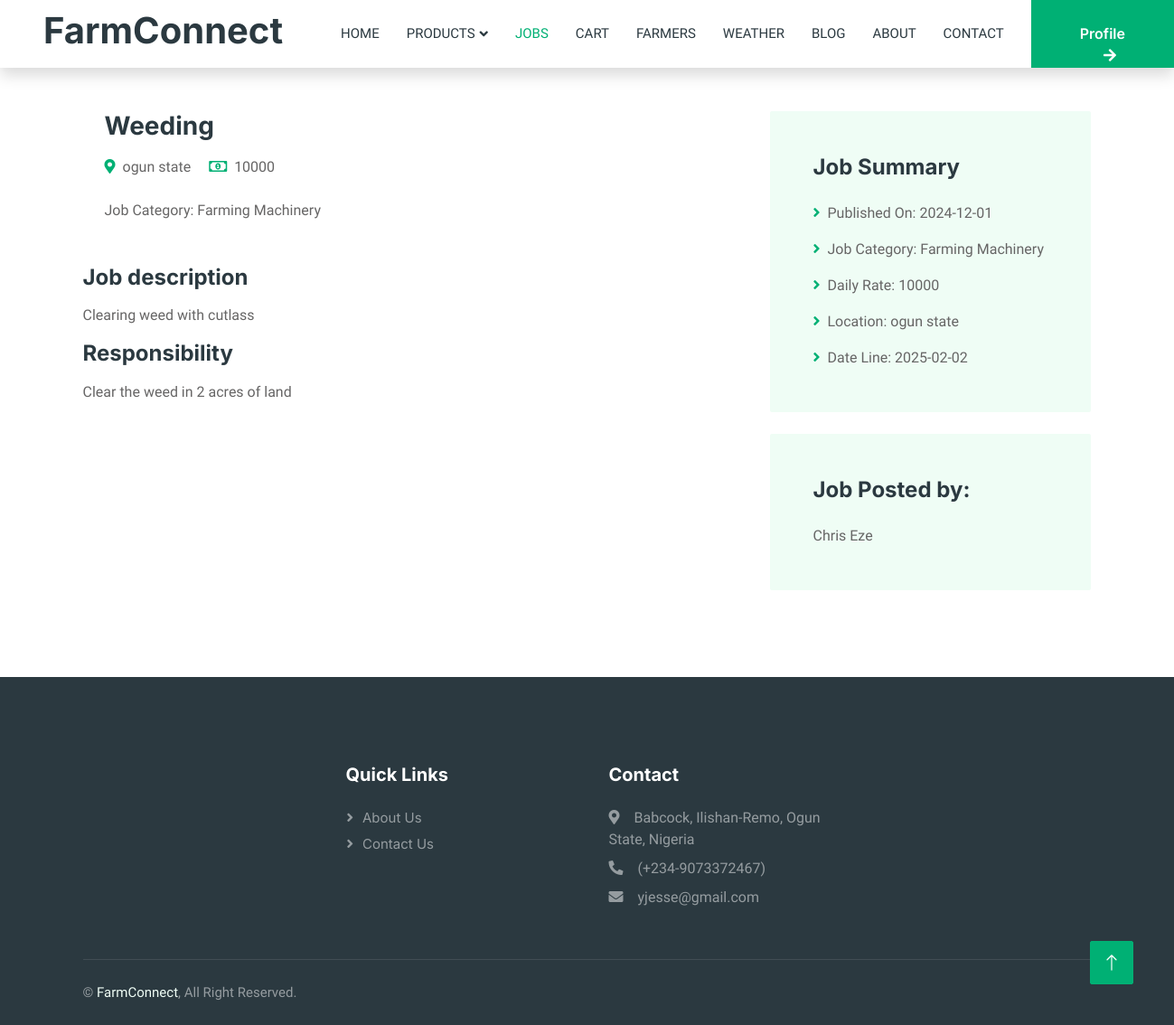
Page /job-detail-farmer.php?jobId=3 (signed in) on the committed database.
### tables this page shows
CREATE TABLE `jobs` (
  `jobId` int(11) NOT NULL,
  `farmerId` int(11) NOT NULL,
  `jobType` varchar(100) NOT NULL,
  `jobCategory` varchar(100) NOT NULL,
  `jobDescription` varchar(150) NOT NULL,
  `jobResponsibility` varchar(255) NOT NULL,
  `farmLocation` varchar(250) NOT NULL,
  `dailyRate` int(11) NOT NULL,
  `creationDate` date NOT NULL,
  `dateLine` date NOT NULL
);

CREATE TABLE `farmers` (
  `farmerId` int(11) NOT NULL,
  `firstName` varchar(50) NOT NULL,
  `lastName` varchar(50) NOT NULL,
  `phoneNumber` varchar(15) NOT NULL,
  `farmLocation` varchar(250) NOT NULL,
  `registrationDate` date NOT NULL,
  `accountNumber` varchar(20) NOT NULL,
  `accountName` varchar(100) NOT NULL,
  `bankName` varchar(100) NOT NULL,
  `DOB` date NOT NULL,
  `image` longblob NOT NULL,
  `password` varchar(255) NOT NULL,
  `email` varchar(100) NOT NULL,
  `role` varchar(50) NOT NULL
);

### job-detail-farmer.php (the view, shortened to what this page needs)
<?php
include 'connect.php';
?>
<!DOCTYPE html>
<html lang="en">
<head>
    <link href="https://cdnjs.cloudflare.com/ajax/libs/font-awesome/5.10.0/css/all.min.css" rel="stylesheet">
    <link href="https://cdn.jsdelivr.net/npm/bootstrap-icons@1.4.1/font/bootstrap-icons.css" rel="stylesheet">
    <link href="lib/animate/animate.min.css" rel="stylesheet">
    <link href="lib/owlcarousel/assets/owl.carousel.min.css" rel="stylesheet">
    <link href="css/bootstrap.min.css" rel="stylesheet">
    <link href="css/style.css" rel="stylesheet">
</head>
<body>
    <div class="container-xxl bg-white p-0">
        <nav class="navbar navbar-expand-lg bg-white navbar-light shadow sticky-top p-0">
                <a href="Homepage.php" class="navbar-brand d-flex align-items-center text-center py-0 px-4 px-lg-5">
                    <h1>FarmConnect</h1>
                </a>
                <div class="collapse navbar-collapse" id="navbarCollapse">
                    <div class="navbar-nav ms-auto p-4 p-lg-0">
                        <a href="Homepage.php" class="nav-item nav-link">Home</a>
                        <div class="nav-item dropdown">
                            <a href="#" class="nav-link dropdown-toggle" data-bs-toggle="dropdown">Products</a>
                        </div>
                        <a href="job-list.php" class="nav-item nav-link active">Jobs</a>
                        <a href="Cart.php" class="nav-item nav-link">Cart</a>
                        <a href="Farmers.php" class="nav-item nav-link">Farmers</a>
                        <a href="Weather.html" class="nav-item nav-link">Weather</a>
                        <a href="blog.html" class="nav-item nav-link">Blog</a>
                        <a href="about.html" class="nav-item nav-link">About</a>
                        <a href="contact.html" class="nav-item nav-link">Contact</a>
                    </div>
                    <a href="Profile.php" class="btn btn-primary rounded-0 py-4 px-lg-5 d-lg-block">Profile<i class="fa fa-arrow-right ms-3"></i></a>
                </div>
            </nav>
        <div class="container-xxl py-5 wow fadeInUp" data-wow-delay="0.1s">
            <div class="container">
                <div class="row gy-5 gx-4">
                    <?php
                        $jobId = $_GET['jobId'];
                        $getJobDetails = "SELECT * FROM jobs WHERE jobId = $jobId";
                        $getJobDetailsResult = mysqli_query($conn, $getJobDetails);
                        if($getJobDetailsResult){
                            while($row = mysqli_fetch_assoc($getJobDetailsResult)){
                                $farmerId = $row['farmerId'];
                                $jobType = htmlspecialchars($row['jobType']);
                                $jobCategory = htmlspecialchars($row['jobCategory']);
                                $jobDescription = htmlspecialchars($row['jobDescription']);
                                $jobResponsibility = htmlspecialchars($row['jobResponsibility']);
                                $farmLocation = htmlspecialchars($row['farmLocation']);
                                $dailyRate = htmlspecialchars($row['dailyRate']);
                                $creationDate = htmlspecialchars($row['creationDate']);
                                $dateLine = htmlspecialchars($row['dateLine']);
                                $getFarmerDetails = "SELECT * FROM farmers WHERE farmerId = $farmerId";
                                $getFarmerDetailsResult = mysqli_query($conn, $getFarmerDetails);
                                if($getFarmerDetailsResult){
                                    while($row = mysqli_fetch_assoc($getFarmerDetailsResult)){
                                        $firstName = htmlspecialchars($row['firstName']);
                                        $lastName = htmlspecialchars($row['lastName']);
                                    }
                                }
                                echo    '<div class="col-lg-8">
                                            <div class="d-flex align-items-center mb-5">
                                                <div class="text-start ps-4">
                                                    <h3 class="mb-3">'.$jobType.'</h3>
                                                    <span class="text-truncate me-3"><i class="fa fa-map-marker-alt text-primary me-2"></i>'.$farmLocation.'</span>
                                                    <span class="text-truncate me-0"><i class="far fa-money-bill-alt text-primary me-2"></i>'.$dailyRate.'</span></br></br>
                                                    <span class="text-truncate me-3">Job Category: '.$jobCategory.'</span>
                                                </div>
                                            </div>
                                            <div class="mb-5">
                                                <h4 class="mb-3">Job description</h4>
                                                <p>'.$jobDescription.'</p>
                                                <h4 class="mb-3">Responsibility</h4>
                                                <p>'.$jobResponsibility.'</p>
                                            </div>
                                        </div>
                                        <div class="col-lg-4">
                                            <div class="bg-light rounded p-5 mb-4 wow slideInUp" data-wow-delay="0.1s">
                                                <h4 class="mb-4">Job Summary</h4>
                                                <p><i class="fa fa-angle-right text-primary me-2"></i>Published On: '.$creationDate.'</p>
                                                <p><i class="fa fa-angle-right text-primary me-2"></i>Job Category: '.$jobCategory.'</p>
                                                <p><i class="fa fa-angle-right text-primary me-2"></i>Daily Rate: '.$dailyRate.'</p>
                                                <p><i class="fa fa-angle-right text-primary me-2"></i>Location: '.$farmLocation.'</p>
                                                <p class="m-0"><i class="fa fa-angle-right text-primary me-2"></i>Date Line: '.$dateLine.'</p>
                                            </div>
                                            <div class="bg-light rounded p-5 wow slideInUp" data-wow-delay="0.1s">
                                                <h4 class="mb-4">Job Posted by:</h4>
                                                <p class="m-0">'.$firstName.' '.$lastName.'</p>
                                            </div>
                                        </div>';
                            }
                        }
                        else {
                            echo "<p>No Jobs.</p>";
                        }
                    ?>
                </div>
            </div>
        </div>
        <div class="container-fluid bg-dark text-white-50 footer pt-5 mt-5 wow fadeIn" data-wow-delay="0.1s">
            <div class="container py-5">
                <div class="row g-5" style="display: flex; align-items: start; justify-content: center;">
                    <div class="col-lg-3 col-md-6">
                        <h5 class="text-white mb-4">Quick Links</h5>
                        <a class="btn btn-link text-white-50" href="About.php">About Us</a>
                        <a class="btn btn-link text-white-50" href="Contact.php">Contact Us</a>
                    </div>
                    <div class="col-lg-3 col-md-6">
                        <h5 class="text-white mb-4">Contact</h5>
                        <p class="mb-2"><i class="fa fa-map-marker-alt me-3"></i>Babcock, Ilishan-Remo, Ogun State, Nigeria</p>
                        <p class="mb-2"><i class="fa fa-phone-alt me-3"></i>(+234-9073372467)</p>
                        <p class="mb-2"><i class="fa fa-envelope me-3"></i>yjesse@gmail.com</p>
                    </div>
                </div>
            </div>
            <div class="container">
                <div class="copyright">
                    <div class="row">
                        <div class="col-md-6 text-center text-md-start mb-3 mb-md-0">
                            &copy; <a href="#">FarmConnect</a>, All Right Reserved.
                        </div>
                    </div>
                </div>
            </div>
        </div>
        <a href="#" class="btn btn-lg btn-primary btn-lg-square back-to-top"><i class="bi bi-arrow-up"></i></a>
    </div>
</body>
</html>

### css/style.css (style rules this page uses)
:root { --primary: #00B074; --secondary: #2B9BFF; --light: #EFFDF5; --dark: #2B3940; }
.back-to-top { position: fixed; display: none; right: 45px; bottom: 45px; z-index: 99; }
.btn { font-family: 'Inter', sans-serif; font-weight: 600; transition: .5s; }
.btn.btn-primary, .btn.btn-secondary { color: #FFFFFF; }
.btn-lg-square { width: 48px; height: 48px; }
.btn-square, .btn-sm-square, .btn-lg-square { padding: 0; display: flex; align-items: center; justify-content: center; font-weight: normal; border-radius: 2px; }
.navbar .dropdown-toggle::after { border: none; content: "\f107"; font-family: "Font Awesome 5 Free"; font-weight: 900; vertical-align: middle; margin-left: 5px; transition: .5s; }
.navbar-dark .navbar-nav .nav-link, .navbar-light .navbar-nav .nav-link { margin-right: 30px; padding: 25px 0; color: #FFFFFF; font-size: 15px; text-transform: uppercase; outline: none; }
.navbar-dark .navbar-nav .nav-link:hover, .navbar-dark .navbar-nav .nav-link.active, .navbar-light .navbar-nav .nav-link:hover, .navbar-light .navbar-nav .nav-link.active { color: var(--primary); }
.navbar-light .navbar-brand, .navbar-light a.btn { height: 75px; }
.navbar-light .navbar-nav .nav-link { color: var(--dark); font-weight: 500; }
.navbar-light.sticky-top { top: -100px; transition: .5s; }
.footer .btn.btn-link { display: block; margin-bottom: 5px; padding: 0; text-align: left; font-size: 15px; font-weight: normal; text-transform: capitalize; transition: .3s; }
.footer .btn.btn-link::before { position: relative; content: "\f105"; font-family: "Font Awesome 5 Free"; font-weight: 900; margin-right: 10px; }
.footer .copyright { padding: 25px 0; font-size: 15px; border-top: 1px solid rgba(256, 256, 256, .1); }
.footer .copyright a { color: var(--light); }

### rows in the picture
jobs: jobType "Weeding", farmLocation "ogun state", dailyRate "10000", jobCategory "Farming Machinery", jobDescription "Clearing weed with cutlass", jobResponsibility "Clear the weed in 2 acres of land", creationDate "2024-12-01", dateLine "2025-02-02", farmerId.firstName "Chris", farmerId.lastName "Eze"
